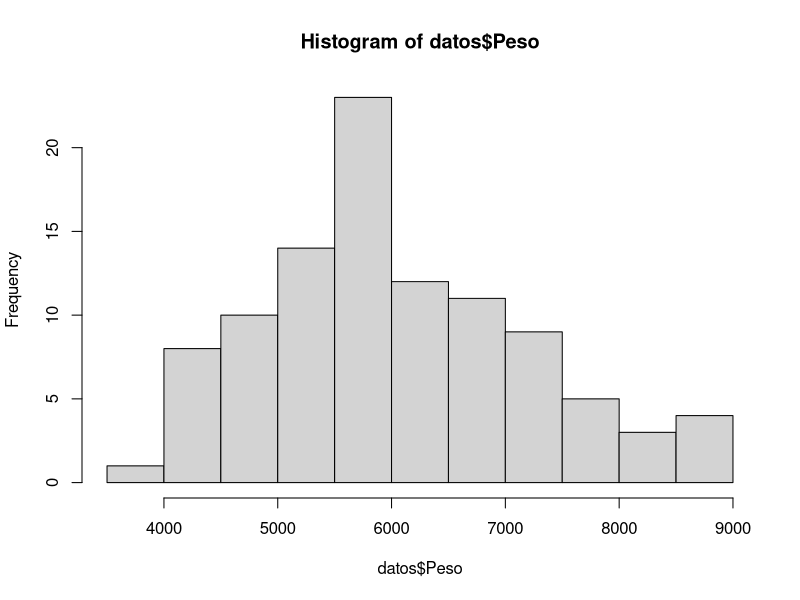
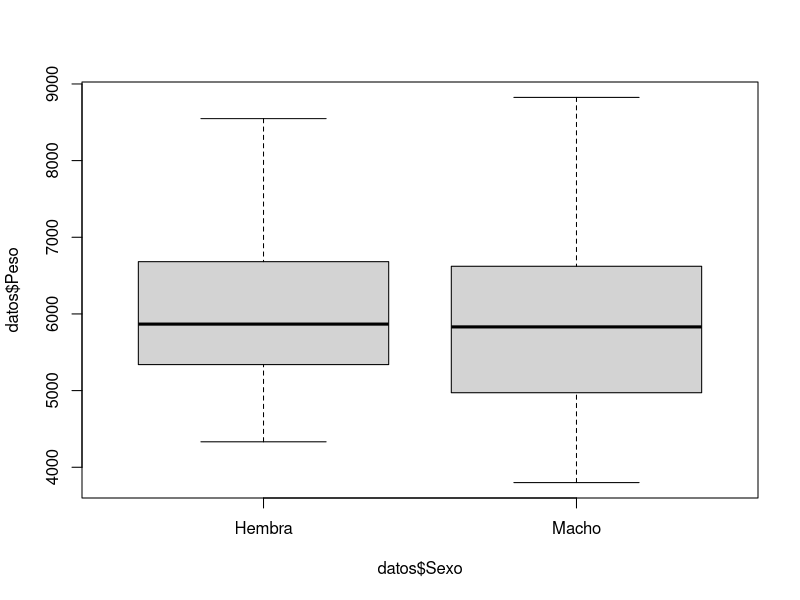

Source code (R) for these figures, in order:
# ----------------------------------------------------------
# Clase 02 - Simular variables aleatorias continuas
# Dr. José Gallardo y Dra. María Angélica Rueda Calderón
# 12 enero 2022
# Curso R para Biociencias.
# ----------------------------------------------------------

# Remover objetos de la sesión de trabajo
rm(list = ls())


# ¿Qué tipos de distribuciones hay en paquete stats?

help(Distributions)
help(Normal)

help(seq)
help(sample)

# Simular base de datos con variable aleatoria continua con distribución normal paso a paso
set.seed(1) #semilla para fijar resultados cada vez que se corre la simulación
Animal <- seq(1:100)
Talla <- rnorm(100, 77, 5)
Peso <- rnorm(100, 6078, 1190)
Sexo <- sample(c("Hembra","Macho"), size = 100, replace = TRUE)
datos <- data.frame(Animal, Talla, Peso, Sexo)

# Explore y grafique el objeto "datos" con summary(), hist(), boxplot()
# plot()

# Simula una variable cuantitatica continua de su interes personal.
# Use set.set() y rnomr(). 
# Guarde su variables como un objeto.
# Simule un tratamiento asociado a su variable de interes.
# Use sample()
# Guarde su tratamiento como un objeto.
# Elabore un data.frame y explore con summary() y otras funciones aprendidas en clase hist(), boxplot().




























# Respuesta a ejercicios
summary(datos)
hist(datos$Peso)
boxplot(datos$Peso ~ datos$Sexo)
